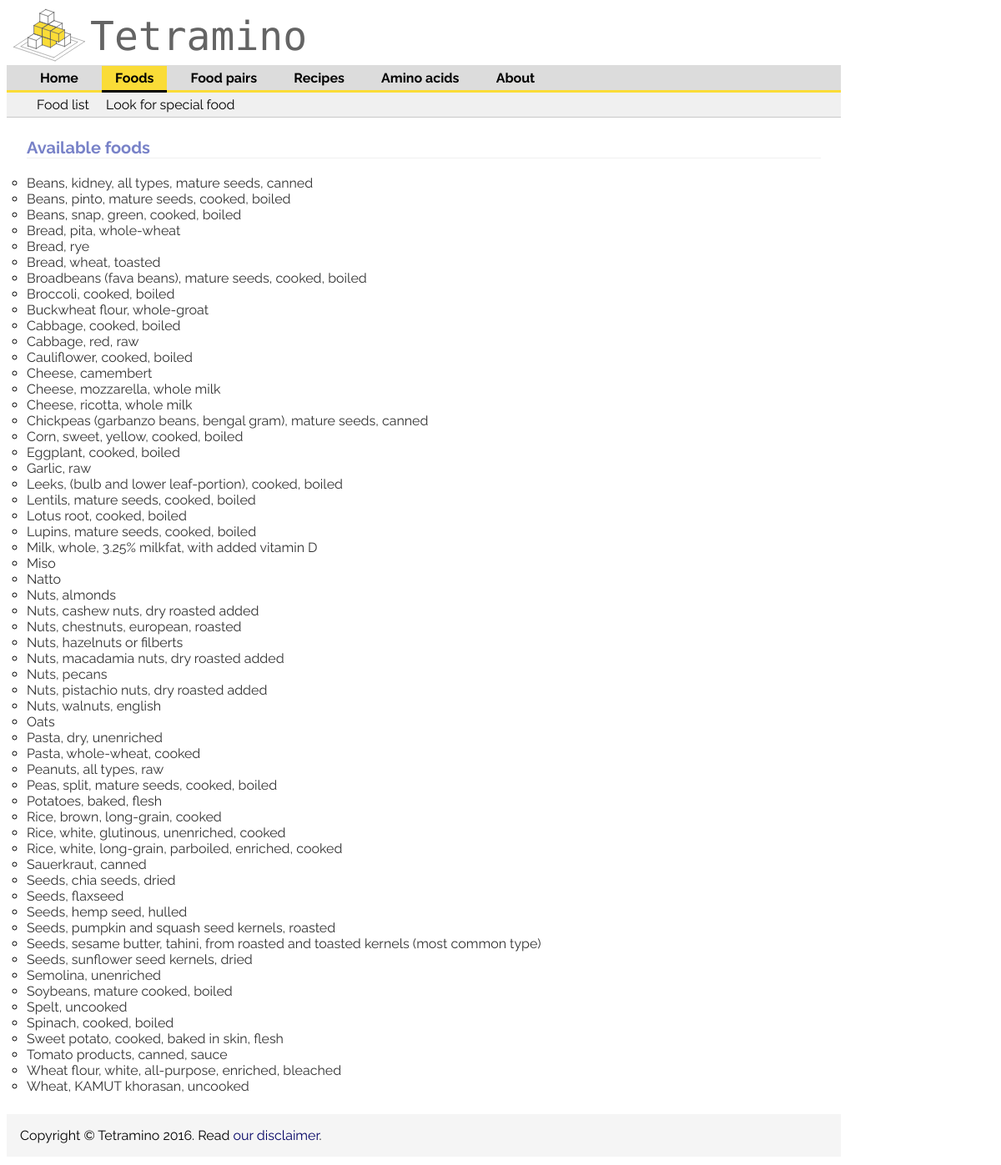
The app's page /listFoods/, older data.
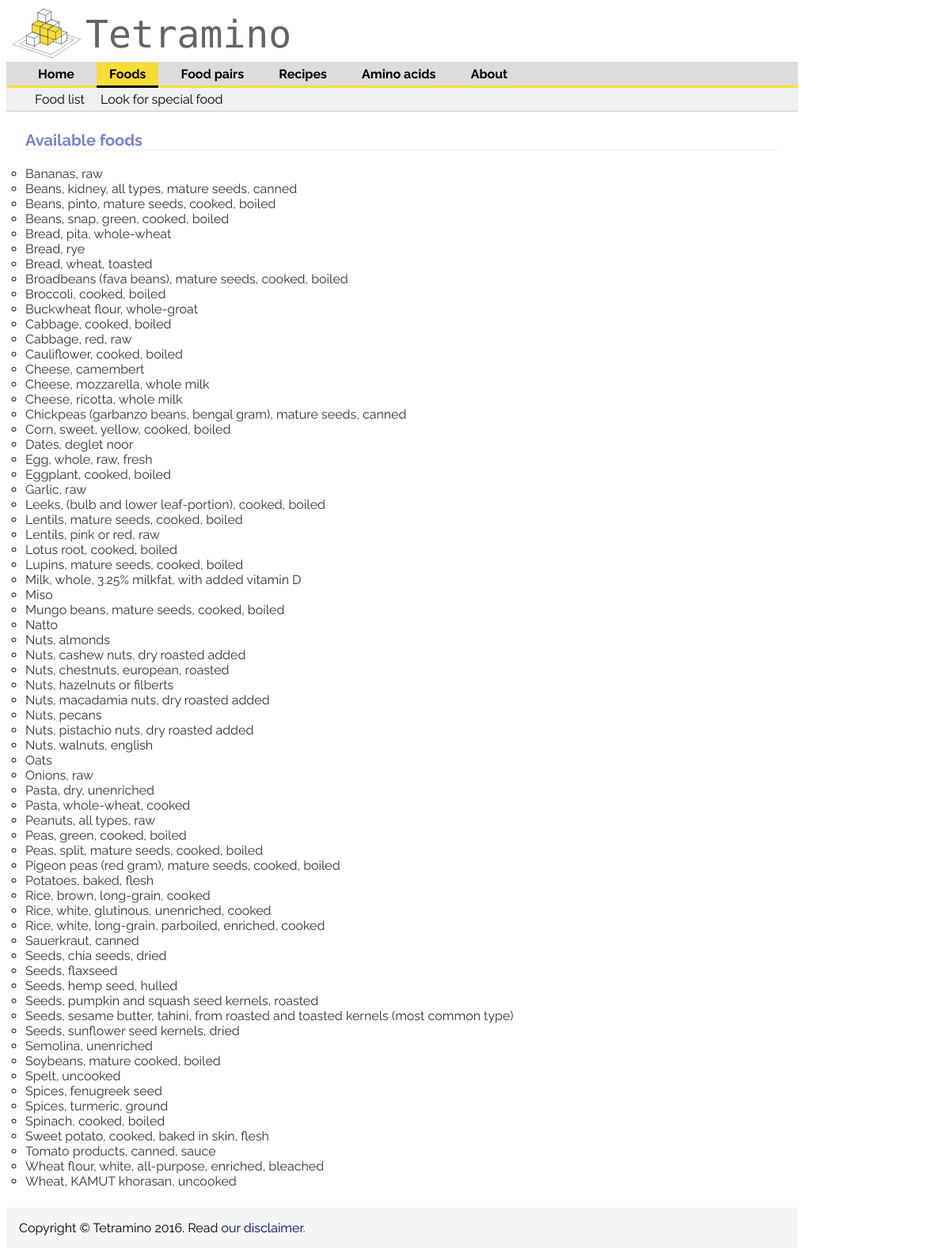
The same page, newer data.
### aminoApp/models.py (models this page shows, shortened)
class Food(models.Model):
    food_name = models.CharField(max_length=200)
    pub_date = models.DateTimeField('date added', null=True, blank=True,auto_now_add=True) #models.DateTimeField('date published',null=timezone.now())
    food_category = models.IntegerField(null=True)
    food_dbid = models.IntegerField(default=0)
    nutritional_value = models.ForeignKey('NutritionalValue', on_delete=models.CASCADE,null=True)
    efficiency = models.FloatField(null=True)
    def getNameWithoutSaltInfo(self):
        unneededInfo = [', without salt',', solids and liquids',', drained']
        foodName = self.food_name
        for unneededStr in unneededInfo:
            foodName = foodName.replace(unneededStr,'')
        return foodName
    class Meta:
        ordering = ['food_name']

### aminoApp/views.py (the view)
# urls.py: url(r'^listFoods/', views.showFoodList, name='foodList'),
def showFoodList(request):
    foodList= Food.objects.order_by('food_name') #('-pub_date')[:25]
    context = {'foodList': foodList}
    return render(request, 'aminoApp/foodList.html', context)

### aminoApp/templates/aminoApp/foodList.html (shortened to what this page needs)
{% extends "aminoApp/baseFoods.html" %}
{% block content %}
<h1>Available foods</h1>
    {% if foodList %}
        <ul>
        {% for food in foodList %}
            <li><a href="/showFood/{{food.food_dbid}}/">{{ food.getNameWithoutSaltInfo }}</a></li>
        {% endfor %}
        </ul>
    {% else %}
        <p>No foods are available.</p>
    {% endif %}
{% endblock %}

### aminoApp/templates/aminoApp/baseFoods.html (shortened to what this page needs)
{% extends "aminoApp/base.html" %}
{% block section %}section-foods{% endblock %}
{% block subhead %}
    <ul>
        <li><a href="/listFoods/">Food list</a></li>
        <li>Look for special food</li>
    </ul>
{% endblock %}

### aminoApp/templates/aminoApp/base.html (shortened to what this page needs)
<!DOCTYPE html>
<html lang="en">
<head>
    {% load static from staticfiles %}
    <link rel="stylesheet" href="{% static "aminoApp/yellowBungeeStyle.css" %}" />
</head>
<body id="{% block section %}section-generic{% endblock %}">
    <div id="container">
        <div id="titlebar">
            <table style="width:100%">
                <tr>
                    <td width="10%"><img src="/static/aminoApp/platefulOfCubes.svg" height="70" width="100" align="middle"/></td>
                    <td>Tetramino</td>
                </tr>
            </table>
        </div>
        <div id="headbar">
            {% block headbar %}
            <ul>
                <li class="nav-home"><a href="/">Home</a></li>
                <li class="nav-foods"><a href="/listFoods/" class="foods">Foods</a></li>
                <li class="nav-foodpairs"><a href="/choosePair/">Food pairs</a></li>
                <li class="nav-recipes"><a href="/recipeTable/">Recipes</a></li>
                <li class="nav-aminos"><a href="/listAminoAcids/">Amino acids</a></li>
                <li class="nav-about"><a href="/about/">About</a></li>
            </ul>
            {% endblock %}
        </div>
        <div id="subhead">
            {% block subhead %}{% endblock %}
        </div>
        <div id="content">
            {% block content %}{% endblock %}
        </div>
        <div id="footer">
            {% block footer %}
            Copyright &copy; Tetramino 2016.
            Read <a href="/about_disclaimer/">our disclaimer</a>.
            {% endblock %}
        </div>
    </div>
</body>
</html>

### aminoApp/static/aminoApp/yellowBungeeStyle.css (style rules this page uses)
img { vertical-align:middle; }
ul { list-style-type: circle; padding: 0; margin: 0; }
#content ul { list-style-type: circle; padding: 0; margin: 0; }
body { font-family: "Raleway", serif; }
th, td { border-bottom: 1px solid #ddd; padding: 5px; }
table { border-collapse: collapse; border: 1px solid #ddd; width: 80%; }
#titlebar table { border: 0px; }
#titlebar td { font-family: 'Monoton', cursive; font-size: 48px; font-weight: bold margin-top: -0.2em; margin-bottom: -0.1em; margin-left: 0em; margin-right: 0; background-color: white; color: rgb(100,100,100); padding-top: 0; padding-right: 0; padding-bottom: 0; padding-left: 0; }
div#container { min-width: 700px; max-width: 1000px; }
#headbar ul, #subhead ul { margin: 0; padding: 5px 20px 5px 20px; list-style-type: none; list-style-image: none; }
#headbar li, #subhead li { display: inline; }
#headbar ul li a { text-decoration:none; margin: 4px; padding: 5px 16px 5px 16px; font-weight: bold; color: black; }
#subhead ul li a { text-decoration:none; margin: 4px; padding: 4px 12px 4px 12px; color: black; }
div#headbar { background-color:rgb(220,220,220); border-bottom: solid rgb(250,220,55); }
div#subhead { background-color:rgb(240,240,240); border-bottom: solid 1px rgb(200,200,200); }
a:link { text-decoration: none; color: rgb(0,0,100); }
li a:link { color: rgb(50,50,50); }
#section-home .nav-home a, #section-foods .nav-foods a, #section-about .nav-about a, #section-foodpairs .nav-foodpairs a, #section-recipes .nav-recipes a, #section-aminos .nav-aminos a { background-color:rgb(250,220,55); border-bottom: solid rgb(0,0,0); }
h1 { margin-bottom: 1em; margin-top: 0; margin-left: 0em; font-family: 'Raleway', serif; font-size: 20px; text-align: left; color: rgb(120,130,200); border-bottom: solid 1px rgb(240,240,240); }
div#footer { background-color:rgb(245,245,245); margin-bottom: 0.6em; padding: 1em; }
div#content { margin: 1em; padding: 0.5em; float: none }

Row changes from the older to the newer data that the page shows:
added Food: getNameWithoutSaltInfo "Bananas, raw"
added Food: getNameWithoutSaltInfo "Dates, deglet noor"
added Food: getNameWithoutSaltInfo "Egg, whole, raw, fresh"
added Food: getNameWithoutSaltInfo "Lentils, pink or red, raw"
added Food: getNameWithoutSaltInfo "Mungo beans, mature seeds, cooked, boiled"
added Food: getNameWithoutSaltInfo "Onions, raw"
added Food: getNameWithoutSaltInfo "Peas, green, cooked, boiled"
added Food: getNameWithoutSaltInfo "Pigeon peas (red gram), mature seeds, cooked, boiled"
added Food: getNameWithoutSaltInfo "Spices, fenugreek seed"
added Food: getNameWithoutSaltInfo "Spices, turmeric, ground"
